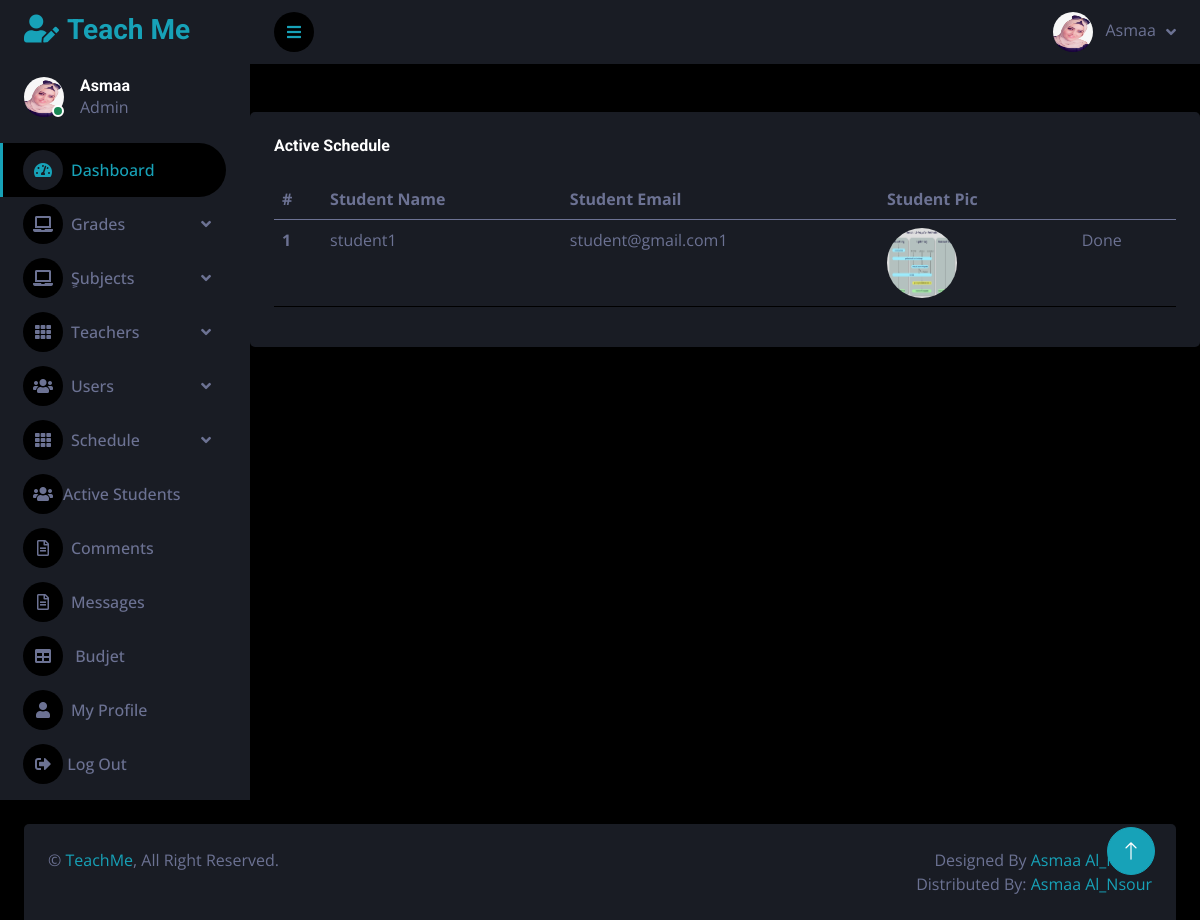
Screenshot of /Source Code/private_online_sessions/admin_area/index.php?student (signed in) with the database file from the repository.
### tables this page shows
CREATE TABLE `users` (
  `id` int(11) NOT NULL,
  `full_name` varchar(255) NOT NULL,
  `email` varchar(255) NOT NULL,
  `age` int(11) NOT NULL,
  `password` varchar(255) NOT NULL,
  `phone` varchar(50) NOT NULL,
  `user_type` varchar(50) NOT NULL DEFAULT 'user',
  `address` varchar(255) NOT NULL,
  `profile_pic` varchar(255) NOT NULL,
  `subject` varchar(255) DEFAULT NULL,
  `delete_user` int(11) NOT NULL DEFAULT 1
);

### Source Code/private_online_sessions/admin_area/student.php (the view, shortened to what this page needs)
<br>
<br>
<div class="col-12">
                        <div class="bg-secondary rounded h-100 p-4">
                            <h6 class="mb-4">Active Schedule</h6>
                            <div class="table-responsive">
                                <table class="table">
                                    <thead>
                                        <tr>
                                            <th scope="col">#</th>
                                            <th scope="col">Student Name</th>
                                            <th scope="col">Student Email</th>
                                            <th scope="col">Student Pic</th>
                                            <th scope="col"> </th>
                                        </tr>
                                    </thead>
                                    <tbody>
                                    <?php
                      $x=1;
                      $get_student = "SELECT * FROM `users` ";
                      if ($result = $con->query($get_student) ) {
                          while($row = $result->fetch_assoc() ){
$student_id=$row['id'];
$get_b = "SELECT * FROM `booking` JOIN `available_time`
WHERE  booking.delete_session=1 AND booking.time_id=available_time.id AND user_id=$student_id";
$run_b = mysqli_query($con,$get_b);
$row_b=mysqli_fetch_array($run_b);
  if($row_b>=1){
                          ?>
                                        <tr>
                                            <th scope="row"><?php echo $x ?></th>
                                            <td><?php echo $row['full_name']?></td>
                                            <td><?php echo $row['email']?></td>
                                            <td>  <img
                class="rounded-circle"
                src="<?php if ($row['profile_pic']==null){echo './img/about-2.jpg';}else{echo '../admin_area/user_image/'.$row['profile_pic'];}  ?>"
                style="width: 70px; height: 70px"
                alt="Image"
              /></td>
                                            <td>Done</td>
                                        </tr>
                                        <?php
                                            $x=$x+1;
                                        }}}
                                        ?>
                                    </tbody>
                                </table>
                            </div>
                        </div>
                    </div>
                </div>
            </div>

### Source Code/private_online_sessions/admin_area/sidebar.php (shortened to what this page needs)
<?php
include("includes/db.php");
if(!isset($_SESSION['admin_email'])){
echo "<script>window.open('../dashboard/login.php','_self')</script>";
}
else {
    $email=$_SESSION['admin_email'];
    $get_admin = "SELECT * FROM users WHERE email ='$email'";
    $run_admin = mysqli_query($con,$get_admin);
    $row_admin = mysqli_fetch_array($run_admin);
?>
<body>
    <div class="container-fluid position-relative d-flex p-0">
        <div class="sidebar pe-4 pb-3">
            <nav class="navbar bg-secondary navbar-dark">
                <a href="index.php?dashboard" class="navbar-brand mx-4 mb-3">
                    <h3 class="text-primary"><i class="fa fa-user-edit me-2"></i>Teach Me</h3>
                </a>
                <div class="d-flex align-items-center ms-4 mb-4">
                    <div class="position-relative">
                        <img class="rounded-circle" src="../admin_area/user_image/<?php echo $row_admin['profile_pic']; ?>" alt="" style="width: 40px; height: 40px;">
                        <div class="bg-success rounded-circle border border-2 border-white position-absolute end-0 bottom-0 p-1"></div>
                    </div>
                    <div class="ms-3">
                        <h6 class="mb-0"><?php echo $row_admin['full_name'] ;?></h6>
                        <span>Admin</span>
                    </div>
                </div>
                <div class="navbar-nav w-100">
                <a href="index.php?dashboard" class="nav-item nav-link active"><i class="fa fa-tachometer-alt me-2"></i>Dashboard</a>
                <div class="nav-item dropdown">
                        <a href="#" class="nav-link dropdown-toggle" data-bs-toggle="dropdown"><i class="fa fa-laptop me-2"></i>Grades</a>
                    </div>
                <div class="nav-item dropdown">
                        <a href="#" class="nav-link dropdown-toggle" data-bs-toggle="dropdown"><i class="fa fa-laptop me-2"></i>ٍSubjects</a>
                    </div>
                    <div class="nav-item dropdown">
                        <a href="#" class="nav-link dropdown-toggle" data-bs-toggle="dropdown"><i class="fa fa-th me-2"></i>Teachers</a>
                    </div>
                    <div class="nav-item dropdown">
                        <a href="#" class="nav-link dropdown-toggle" data-bs-toggle="dropdown"><i class="fa fa-users me-2"></i>Users</a>
                    </div>
                    <div class="nav-item dropdown">
                <a href="#" class="nav-link dropdown-toggle" data-bs-toggle="dropdown"><i class="fa fa-th me-2"></i>Schedule</a>
                </div>
                    <a href="index.php?student" class="nav-item nav-link"><i class="fas fa-users"></i>Active Students</a>
                    <a href="index.php?comment" class="nav-item nav-link"><i class="far fa-file-alt me-2"></i>Comments</a>
                    <a href="index.php?message" class="nav-item nav-link"><i class="far fa-file-alt me-2"></i>Messages</a>
                                   <a href="index.php?budjet" class="nav-item nav-link"><i class="fa fa-table me-2"></i> Budjet</a>
                    <a href="index.php?user_profile=<?php echo $id; ?>" class="nav-item nav-link"><i class="fa fa-user me-2"></i>My Profile</a>
                    <a href="index.php?logout" class="nav-item nav-link"><i class="fas fa-sign-out-alt"></i>  Log Out</a>
                </div>
            </nav>
        </div>
        <div class="content">
            <nav class="navbar navbar-expand bg-secondary navbar-dark sticky-top px-4 py-0">
                <a href="#" class="sidebar-toggler flex-shrink-0">
                    <i class="fa fa-bars"></i>
                </a>
                <div class="navbar-nav align-items-center ms-auto">
                    <div class="nav-item dropdown">
                    <div class="nav-item dropdown">
                        <a href="#" class="nav-link dropdown-toggle" data-bs-toggle="dropdown">
                            <img class="rounded-circle me-lg-2" src="../admin_area/user_image/<?php echo $row_admin['profile_pic']; ?>" alt="" style="width: 40px; height: 40px;">
                            <span class="d-none d-lg-inline-flex"><?php echo $row_admin['full_name'] ;?></span>
                        </a>
                    </div>
                </div>
            </nav>
        <?php
 }
  ?>

### Source Code/private_online_sessions/admin_area/css/style.css (style rules this page uses)
:root { --primary: #17A2B8; --secondary: #191C24; --light: #6C7293; --dark: #000000; }
.sidebar { position: fixed; top: 0; left: 0; bottom: 0; width: 250px; height: 100vh; overflow-y: auto; background: var(--secondary); transition: 0.5s; z-index: 999; }
.content { margin-left: 250px; min-height: 100vh; background: var(--dark); transition: 0.5s; }
@media (min-width: 992px) { .sidebar { margin-left: 0; } }
@media (min-width: 992px) { .content { width: calc(100% - 250px); } }
.sidebar .navbar .navbar-nav .nav-link { padding: 7px 20px; color: var(--light); font-weight: 500; border-left: 3px solid var(--secondary); border-radius: 0 30px 30px 0; outline: none; }
.sidebar .navbar .navbar-nav .nav-link:hover, .sidebar .navbar .navbar-nav .nav-link.active { color: var(--primary); background: var(--dark); border-color: var(--primary); }
.sidebar .navbar .navbar-nav .nav-link i { width: 40px; height: 40px; display: inline-flex; align-items: center; justify-content: center; background: var(--dark); border-radius: 40px; }
.sidebar .navbar .navbar-nav .nav-link:hover i, .sidebar .navbar .navbar-nav .nav-link.active i { background: var(--secondary); }
.sidebar .navbar .dropdown-toggle::after { position: absolute; top: 15px; right: 15px; border: none; content: "\f107"; font-family: "Font Awesome 5 Free"; font-weight: 900; transition: .5s; }
.content .navbar .navbar-nav .nav-link { margin-left: 25px; padding: 12px 0; color: var(--light); outline: none; }
.content .navbar .sidebar-toggler, .content .navbar .navbar-nav .nav-link i { width: 40px; height: 40px; display: inline-flex; align-items: center; justify-content: center; background: var(--dark); border-radius: 40px; }
.content .navbar .dropdown-toggle::after { margin-left: 6px; vertical-align: middle; border: none; content: "\f107"; font-family: "Font Awesome 5 Free"; font-weight: 900; transition: .5s; }

### rows the page displays
users: profile_pic (picture), full_name "Asmaa"
users: full_name "student1", email "student@gmail.com1", profile_pic (picture)
